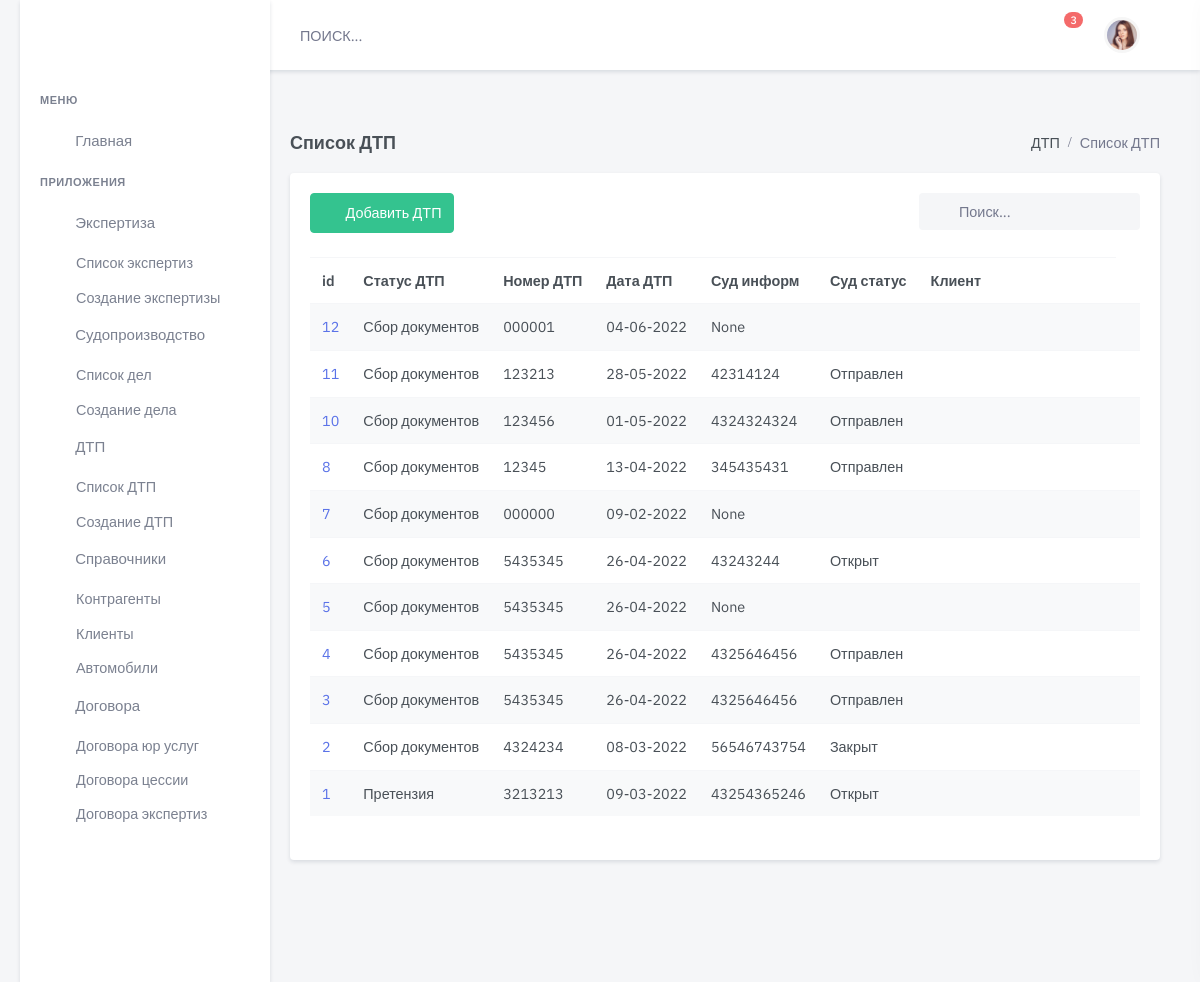
The page /accident/ on the database its author committed.
### accident/models.py (models this page shows, shortened)
class Accident(models.Model):
    status = models.ForeignKey(
        Status,
        on_delete=models.CASCADE,
        related_name='status_acc',
        blank=True,
        null=True, verbose_name='Статус  дела о ДТП')
    data = models.DateField(
        blank=True,
        null=True,
        default=None,
        verbose_name='Дата ДТП ')
    time = models.TimeField(
        blank=True,
        null=True,
        default=None,
        verbose_name='Время ДТП ')
    location_accident = models.CharField(
        max_length=400,
        blank=True,
        default=None,
        verbose_name='Место ДТП')
    number = models.CharField(
        max_length=24,
        blank=True,
        null=True,
        default=None,
        verbose_name='Номер протокола')
    dtp_doc = models.ForeignKey(
        AccidentDoc,
        on_delete=models.CASCADE,
        related_name='dtp_doc',
        blank=True,
        null=True, verbose_name='Документ Основание ')
    file_doc = models.FileField(
        upload_to='upload/protokol_doc/',
        null=True, default=None,
        verbose_name="Файл Основание",
        blank=True, )
    dtp_pos = models.ForeignKey(
        AccidentPos,
        on_delete=models.CASCADE,
        related_name='AccidentPos',
        blank=True,
        null=True,
        verbose_name='Документ Постановление ')
    file_pos = models.FileField(
        upload_to='upload/protokol_pos/',
        null=True,
        default=None,
        blank=True,
        verbose_name="Файл Постановление")
    court_info = models.ForeignKey(
        InfoCourt,
        on_delete=models.CASCADE,
        related_name='court_info',
        blank=True,
        null=True, verbose_name='Инфо о Судопроизводстве')
    data_insurance = models.DateField(
        blank=True,
        null=True,
        default=None,
        verbose_name='Дата обращения в Страховую')
    message = models.CharField(
        max_length=100000,
        blank=True,
        null=True,
        default=None,
        verbose_name='Комментарий')
    slug = models.SlugField(max_length=200, default=uuid.uuid1)
    is_active = models.BooleanField(default=True)
    created = models.DateTimeField(auto_now_add=True, auto_now=False)
    updated = models.DateTimeField(auto_now_add=False, auto_now=True)
    def __str__(self):
        return 'id {}, номер {}, место дтп {}, клиент{}'.format(self.id, self.number, self.location_accident,
                                    self.partner_accident.filter(type='True').first())
    class Meta:
        verbose_name = "ДТП  "
        verbose_name_plural = "ДТП"
        ordering = ['-created']

class Status(models.Model):
    name = models.CharField(
        max_length=100,
        blank=True,
        null=True,
        default=None,
        verbose_name='Наименование')
    comment = models.CharField(
        max_length=100,
        blank=True,
        null=True,
        default=None,
        verbose_name='Комментарий')
    is_active = models.BooleanField(default=True)
    created = models.DateTimeField(auto_now_add=True, auto_now=False)
    updated = models.DateTimeField(auto_now_add=False, auto_now=True)
    def __str__(self):
        return "%s" % self.name
    class Meta:
        verbose_name = 'Статус  дела о ДТП'
        verbose_name_plural = 'Статусы дела о ДТП'

### court/models.py (models this page shows, shortened)
class InfoCourt(models.Model):
    status = models.ForeignKey(
        Status,
        on_delete=models.CASCADE,
        verbose_name='Статус  дела',
        related_name='court_status',
        default=None,
        blank=True,
        null=True
    )
    judge = models.ForeignKey(
        judge,
        on_delete=models.CASCADE,
        verbose_name='Судья',
        related_name='court_judge',
        default=None,
        blank=True,
        null=True
    )
    case_number = models.CharField(
        max_length=24,
        blank=True,
        null=True,
        default=None,
        verbose_name='Номер Судебного дела')
    uid_number = models.CharField(
        max_length=26,
        blank=True,
        null=True,
        default=None,
        verbose_name='УИД Судебного дела')
    data_reg = models.DateField(
        blank=True,
        null=True,
        default=None,
        verbose_name='Дата регистрации дела')
    location = models.ForeignKey(
        ListCourt,
        on_delete=models.CASCADE,
        blank=True,
        null=True,
        default=None,
        related_name='location', verbose_name='Место  ')
    message = models.TextField(
        max_length=50000,
        blank=True,
        null=True,
        default=None,
        verbose_name='Результат события Коментарий')
    is_active = models.BooleanField(default=True)
    created = models.DateTimeField(auto_now_add=True, auto_now=False)
    updated = models.DateTimeField(auto_now_add=False, auto_now=True)
    def __str__(self):
        return "%s" % self.uid_number
    class Meta:
        verbose_name = "Информация дела"
        verbose_name_plural = "Информация дела"
        ordering = ['-created']

class Status(models.Model):
    name = models.CharField(
        max_length=100,
        blank=True,
        null=True,
        default=None,
        verbose_name='Наименование')
    comment = models.CharField(
        max_length=100,
        blank=True,
        null=True,
        default=None,
        verbose_name='Комментарий')
    is_active = models.BooleanField(default=True)
    created = models.DateTimeField(auto_now_add=True, auto_now=False)
    updated = models.DateTimeField(auto_now_add=False, auto_now=True)
    def __str__(self):
        return "%s" % self.name
    class Meta:
        verbose_name = 'Статус  судебной оперции'
        verbose_name_plural = 'Статусы судебных операций'

### accident/views.py (the view)
# urls.py: path('', accident_list, name='accident-list'),
def accident_list(request):
    accident = Accident.objects.all()
    print(accident)
    return render(request,
                  'dist/accident/list.html',
                  {'accident': accident,
                   }
                  )

### client/models.py (called while the page is built)
    def __str__(self):
        return "%s" % self.name

    def __str__(self):
        return "%s" % self.status

### templates/dist/accident/list.html (shortened to what this page needs)
{% extends 'dist/include/base.html' %}
{% load static %}
{% block content %}
  <div class="main-content">
    <div class="page-content">
      <div class="container-fluid">
        <div class="row">
          <div class="col-12">
            <div class="page-title-box d-flex align-items-center justify-content-between">
              <h4 class="mb-0">Список ДТП</h4>
              <div class="page-title-right">
                <ol class="breadcrumb m-0">
                  <li class="breadcrumb-item"><a href="javascript: void(0);">ДТП</a></li>
                  <li class="breadcrumb-item active">Список ДТП</li>
                </ol>
              </div>
            </div>
          </div>
        </div>
        <div class="row">
          <div class="col-lg-12">
            <div class="card">
              <div class="card-body">
                <div class="row mb-2">
                  <div class="col-md-6">
                    <div class="mb-3">
                      <a href="{% url 'accident-new' %}" class="btn btn-success waves-effect waves-light">
                        <i class="mdi mdi-plus me-2"></i> Добавить ДТП</a>
                    </div>
                  </div>
                  <div class="col-md-6">
                    <div class="form-inline float-md-end mb-3">
                      <div class="search-box ms-2">
                        <div class="position-relative">
                          <input type="text" class="form-control rounded bg-light border-0" placeholder="Поиск...">
                          <i class="mdi mdi-magnify search-icon"></i>
                        </div>
                      </div>
                    </div>
                  </div>
                </div>
                <div class="table-responsive mb-4">
                  <table class="table table-striped table-nowrap mb-0">
                    <thead>
                    <tr>
                      <th scope="col">id</th>
                      <th scope="col">Статус ДТП</th>
                      <th scope="col">Номер ДТП</th>
                      <th scope="col">Дата ДТП</th>
                      <th scope="col">Суд информ</th>
                      <th scope="col">Суд статус</th>
                      <th scope="col" style="width: 200px;">Клиент</th>
                    </tr>
                    </thead>
                    <tbody>
                    {% for item in accident %}
                      <tr>
                        <td>
                          <a href="/accident/accident-add-partner/{{ item.id }}/">{{ item.id }}</a>
                        </td>
                        <td>{{ item.status }}</td>
                        <td>{{ item.number }}</td>
                        <td>{{ item.data |date:"d-m-Y" }}</td>
                        <td>{{ item.court_info}} </td>
                        <td>{{ item.court_info.status }}</td>
                        <td>{{ item.partner_accidentя }}</td>
                        <td>
                        </td>
                      </tr>
                    {% endfor %}
                    </tbody>
                  </table>
                 </div>
              </div>
            </div>
          </div>
        </div>
      </div>
    </div>
  </div>
{% endblock content %}

### static/css/accident-main.css (style rules this page uses)
body { font-family: sans-serif; background: #E8E8E8; padding: 20px; font-size: 17px; }
@media (max-width:1311px) { body { margin:0%; } }

### rows shown on the page
Accident: id "12", status "Сбор документов", number "000001", data "04-06-2022", court_info "None"
Accident: id "11", status "Сбор документов", number "123213", data "28-05-2022", court_info "42314124", court_info.status "Отправлен"
Accident: id "10", status "Сбор документов", number "123456", data "01-05-2022", court_info "4324324324", court_info.status "Отправлен"
Accident: id "8", status "Сбор документов", number "12345", data "13-04-2022", court_info "345435431", court_info.status "Отправлен"
Accident: id "7", status "Сбор документов", number "000000", data "09-02-2022", court_info "None"
Accident: id "6", status "Сбор документов", number "5435345", data "26-04-2022", court_info "43243244", court_info.status "Открыт"
Accident: id "5", status "Сбор документов", number "5435345", data "26-04-2022", court_info "None"
Accident: id "4", status "Сбор документов", number "5435345", data "26-04-2022", court_info "4325646456", court_info.status "Отправлен"
Accident: id "3", status "Сбор документов", number "5435345", data "26-04-2022", court_info "4325646456", court_info.status "Отправлен"
Accident: id "2", status "Сбор документов", number "4324234", data "08-03-2022", court_info "56546743754", court_info.status "Закрыт"
Accident: id "1", status "Претензия", number "3213213", data "09-03-2022", court_info "43254365246", court_info.status "Открыт"
